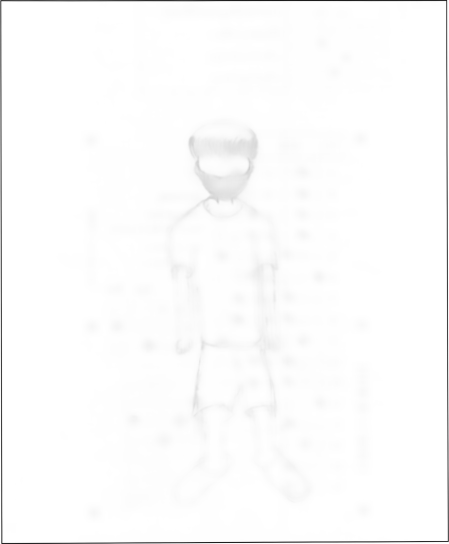
#> input picture test-denoising-30.jpg, 898 x 1088 px, given in place of 1-2-drawing_page-0010.jpg, which was not available (shown at 1/2 size)
$ jupyter execute --allow-errors detect-test.ipynb
#> lines starting #> are read from the running program, lines starting #| are printed output that depends on the picture; after the words box and inside, x2 and y2 are one past the last pixel; in counts of white or black regions, pixels touching at a corner belong together; pictures that were not available may be replaced by others from this repository, and a replacement may not be noted
#> further down, img is the input picture: shape (1088, 898, 3); min 0, max 255, mean 251.6
[cell 1]
import cv2
from matplotlib import pyplot as plt
import numpy as np
import imutils
import easyocr

[cell 2]
path = "data\\1-2\\1-2-drawing_page-0010.jpg"

[cell 3]
def cropped(img):
    gray = cv2.cvtColor(img, cv2.COLOR_BGR2GRAY)
    bfilter = cv2.bilateralFilter(gray, 15, 20, 20)
    edged = cv2.Canny(bfilter, 30, 200)
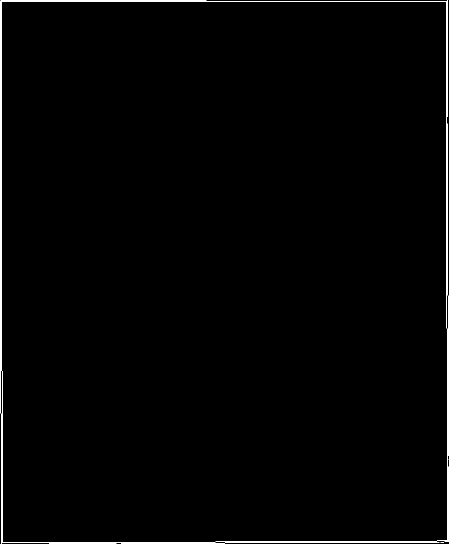
#> edged: shape (1088, 898) (shown at 1/2 size); 0.75% white in thin lines or dots

    keypoint = cv2.findContours(edged.copy(), cv2.RETR_TREE, cv2.CHAIN_APPROX_SIMPLE)
#> keypoint = 11 contours, 9 with area under 20; largest, box (x1, y1, x2, y2) and area: (2, 2, 896, 1086) 962618, (2, 2, 896, 1086) 962616
    contours = imutils.grab_contours(keypoint)
#> contours has the same summary as keypoint
    contours = sorted(contours, key=cv2.contourArea, reverse=True)[:10]
#> contours = 10 contours, 8 with area under 20; largest, box (x1, y1, x2, y2) and area: (2, 2, 896, 1086) 962618, (2, 2, 896, 1086) 962616

    mask = np.zeros(gray.shape, np.uint8)
    location = None

    for contour in contours:
        # print(i)
        approx = cv2.approxPolyDP(contour, 10, True)
        if len(approx) == 4:
            max_x = max(approx[:,:,1])
            min_x = min(approx[:,:,1])
            max_y = max(approx[:,:,0])
            min_y = min(approx[:,:,0])

            x_lenght = max_x-min_x
            y_lenght = max_y-min_y

            if x_lenght > 500 and y_lenght > 500:
                location = approx
                break
#> this loop made 1 pass
#> (max_x, min_x, max_y, min_y, x_lenght, y_lenght, location) on pass 1: ([1085], [2], [895], [2], [1083], [893], [[2, 2], [4, 1085], [895, 1081], [892, 2]])

    if location is not None:
        new_image = cv2.drawContours(mask, [location], 0, 255, -1)
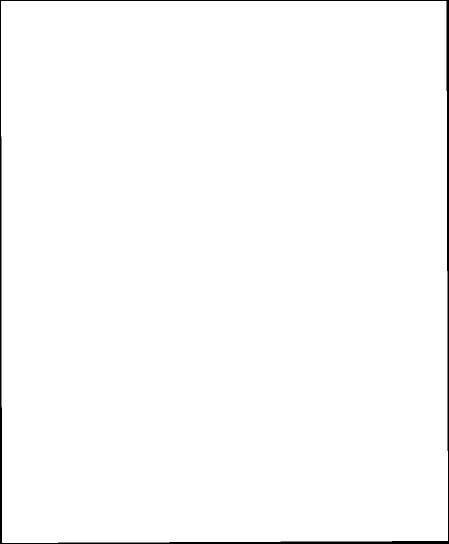
#> new_image: shape (1088, 898) (shown at 1/2 size); 98.7% white; 1 black region, box (x1, y1, x2, y2) and area: (0, 0, 898, 1088) 12416
        new_image = cv2.bitwise_and(img, img, mask=mask)
#> new_image: shape (1088, 898, 3)

        (x, y) = np.where(mask==255)
        (x1, y1) = (np.min(x), np.min(y))
#> x1 = 2; y1 = 2
        (x2, y2) = (np.max(x), np.max(y))
#> x2 = 1085; y2 = 895
        cropped_image = gray[x1:x2+1, y1:y2+1]
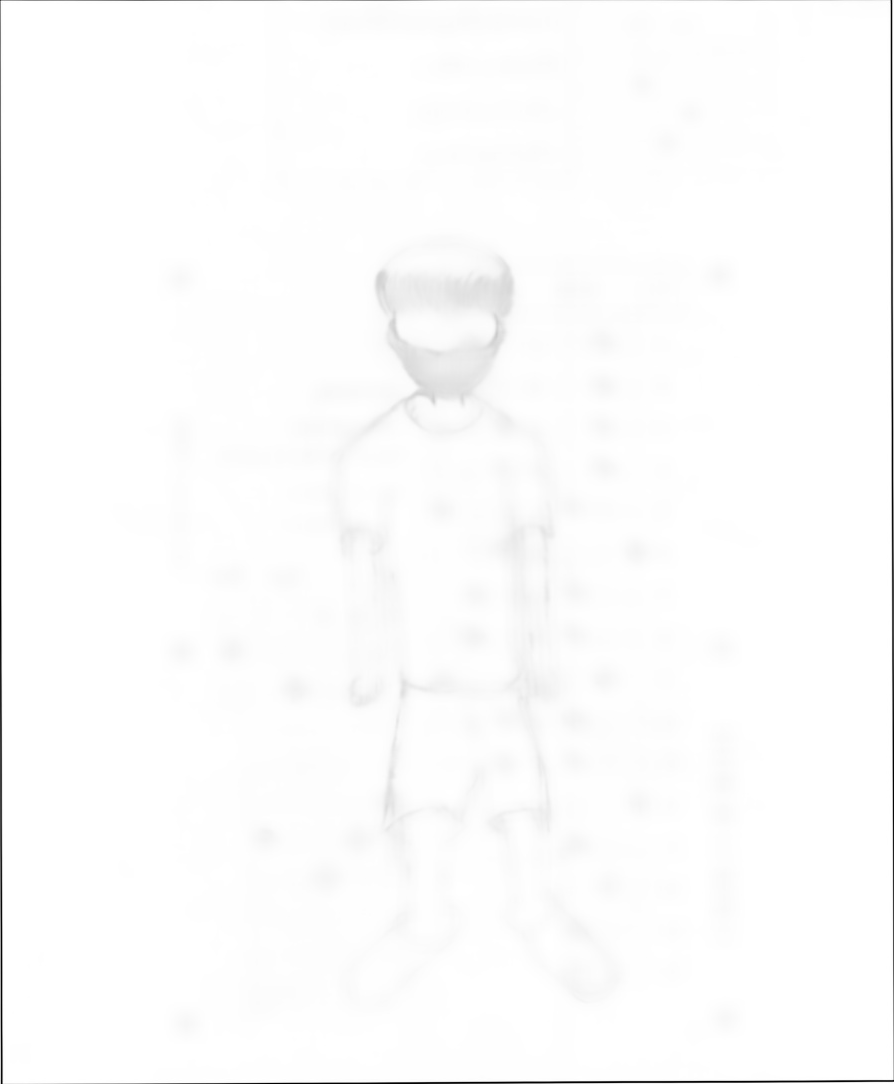
#> cropped_image: shape (1084, 894); min 0, max 255, mean 252.3
        plt.imshow(cv2.cvtColor(cropped_image, cv2.COLOR_BGR2RGB))
        return cropped_image
    else:
        plt.imshow(cv2.cvtColor(gray, cv2.COLOR_BGR2RGB))
        return gray

[cell 4]
img = cv2.imread(path)
cropped_img = cv2.cvtColor(img, cv2.COLOR_BGR2GRAY)
cropped_img = cropped(img)
plt.imshow(cv2.cvtColor(cropped_img, cv2.COLOR_BGR2RGB))
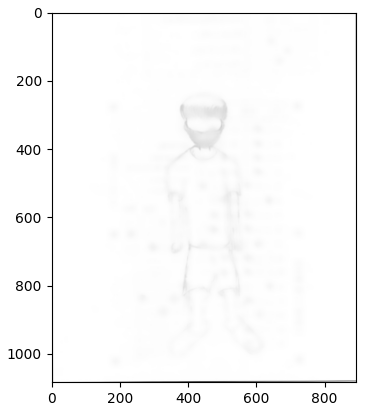
#> figure drawn by matplotlib, 1 panel

[cell 5]
cropped_img.shape
#> Out = (1084, 894)

[cell 6]
lower = 0  # Lower bound for the color you want to remove
upper = 235 # Upper bound for the color you want to remove

# Create a mask for the color range
mask = cv2.inRange(cropped_img, lower, upper)
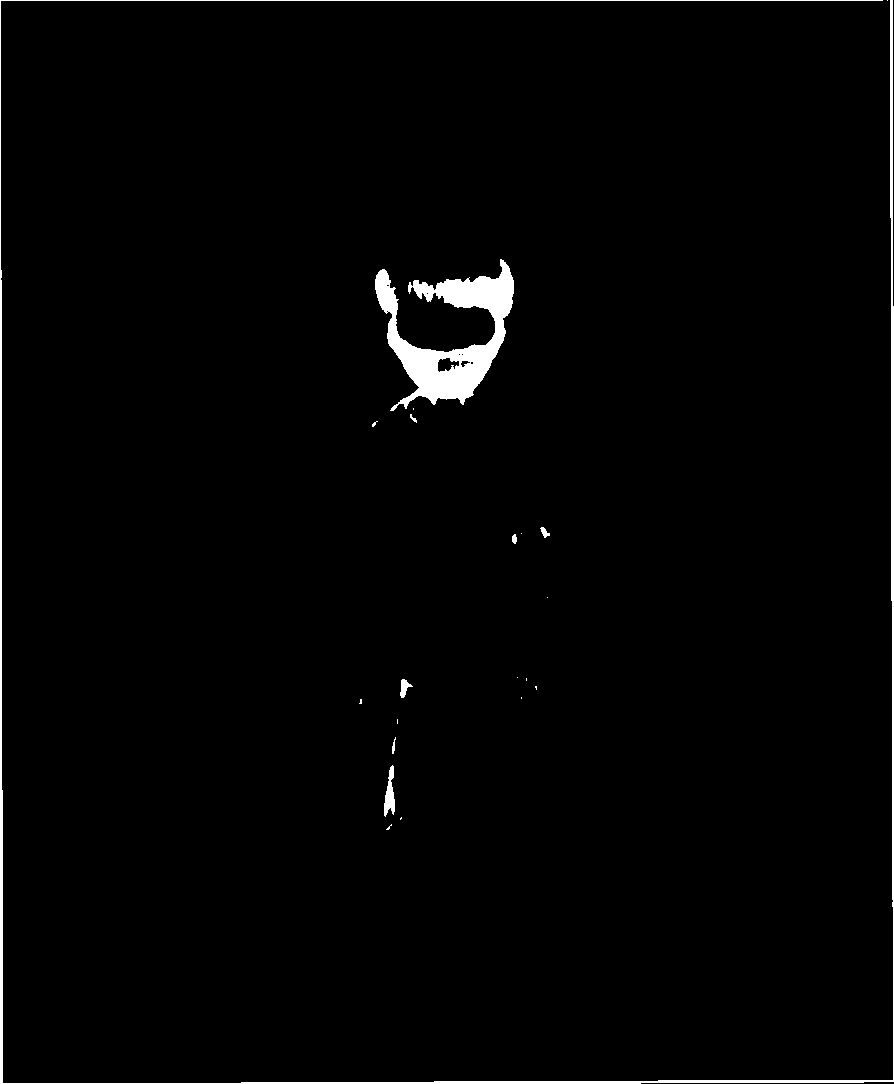
#> mask: shape (1084, 894); 1.7% white; 21 white regions (13 under 20 px), largest, box (x1, y1, x2, y2) and area: (375, 259, 514, 411) 8080, (0, 0, 894, 1084) 7527, (384, 765, 395, 817) 329

# Bitwise-and the mask with the original image
result = cv2.bitwise_and(cropped_img, cropped_img, mask=mask)
plt.imshow(cv2.cvtColor(result, cv2.COLOR_BGR2RGB))
# cv2.imwrite('test-inrange-denoising.jpg', result)
cv2.imwrite('data_label\\Depressed\\041.jpg', result)
#> Out = True
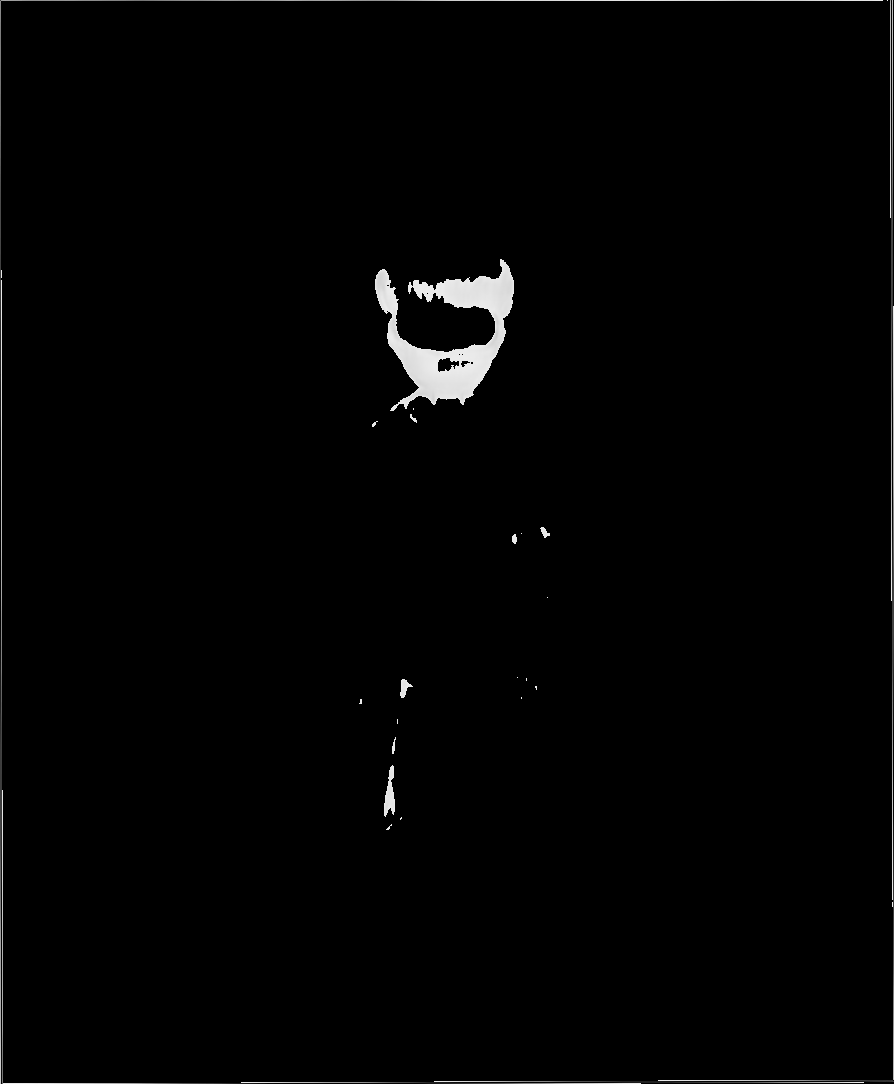
#> shown: shape (1084, 894, 3); min 0, max 235, mean 2.9

[cell 7]
h = 30

dst = cv2.fastNlMeansDenoising(cropped_img,h,21,7)
plt.imshow(cv2.cvtColor(dst, cv2.COLOR_BGR2RGB))
cv2.imwrite(f"test-denoising-{h}.jpg", dst)
cv2.imwrite("test.jpg", cropped_img)
#> Out = True

[cell 8]
gray = cv2.cvtColor(img, cv2.COLOR_BGR2GRAY)
plt.imshow(cv2.cvtColor(gray, cv2.COLOR_BGR2RGB))

bfilter = cv2.bilateralFilter(gray, 15, 50, 50)
edged = cv2.Canny(bfilter, 100, 200)
#> edged: shape (1088, 898); 0.73% white in thin lines or dots
plt.imshow(cv2.cvtColor(edged, cv2.COLOR_BGR2RGB))

keypoint = cv2.findContours(edged.copy(), cv2.RETR_TREE, cv2.CHAIN_APPROX_SIMPLE)
#> keypoint = 23 contours, 21 with area under 20; largest, box (x1, y1, x2, y2) and area: (2, 2, 896, 1086) 962642, (2, 2, 896, 1086) 962640
contours = imutils.grab_contours(keypoint)
#> contours has the same summary as keypoint
contours = sorted(contours, key=cv2.contourArea, reverse=True)[:20]
#> contours = 20 contours, 18 with area under 20; largest, box (x1, y1, x2, y2) and area: (2, 2, 896, 1086) 962642, (2, 2, 896, 1086) 962640
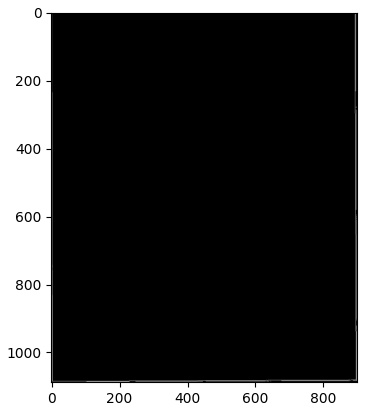
#> figure drawn by matplotlib, 1 panel

[cell 9]
location = None
i = 0
max_int = -1500

for contour in contours:
    i+=1
    print(i)
    epsilon = 0.02 * cv2.arcLength(contour, True)
    approx = cv2.approxPolyDP(contour, epsilon, True)
    if len(approx) == 4:
        # print(max(i[0]))
        # print("===========")
        max_x = max(approx[:,:,1])
        min_x = min(approx[:,:,1])
        max_y = max(approx[:,:,0])
        min_y = min(approx[:,:,0])
        wid = max_x - min_x
        hig = max_y - min_y

        print(approx)
        print(wid, " ", hig)
        print("++++++++++++++++++++++++++++++++")

        if wid > 25 and hig > 25:
            max_int = max_x
            location = approx
            print("-")
#> this loop made 20 passes
#> (epsilon, max_x, min_x, max_y, min_y, wid, hig, max_int) on passes 1 to 2: (79, [1085], [2], [895], [2], [1083], [893], [1085]), (78.95, [1084], [2], [894], [3], [1082], [891], [1084])
#> (epsilon, approx, max_x, min_x, max_y, min_y, wid, hig) on pass 3: (6.31, [[897, 936], [897, 1082], [886, 1083], [897, 1083]], [1083], [936], [897], [886], [147], [11])
#> (printed output is left out)
#> after the loop, i = 20

[cell 10]
location = None
i = 0
mask = np.zeros(gray.shape, np.uint8)

#> (the rest of this cell did not finish here and is left out)

[cell 11]
plt.imshow(cv2.cvtColor(cropped_image, cv2.COLOR_BGR2RGB))

[cell 12]
mask = np.zeros(gray.shape, np.uint8)
new_image = cv2.drawContours(mask, [location], 0, 255, -1)
new_image = cv2.bitwise_and(img, img, mask=mask)

(x, y) = np.where(mask==255)
(x1, y1) = (np.min(x), np.min(y))
(x2, y2) = (np.max(x), np.max(y))
cropped_image = gray[x1:x2+1, y1:y2+1]

#> (the rest of this cell did not finish here and is left out)

[cell 13]
result[0][1]
#> Out = 157
